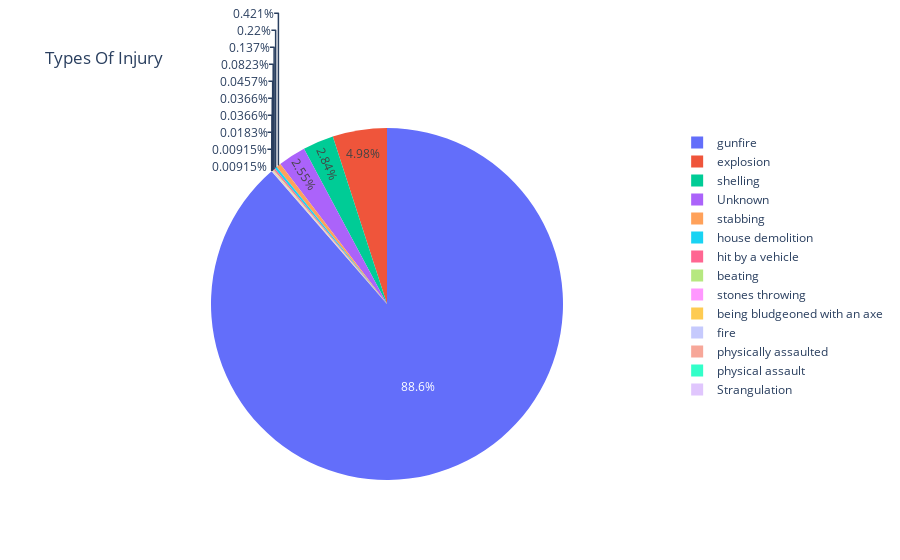

Source (notebook cell):
### Code cell
px.pie(names=df.type_of_injury.value_counts().index,values=df.type_of_injury.value_counts().values,title='Types Of Injury ')

### Figure 1 — Plotly figure (JSON) as saved in the notebook; plotly's stock layout.template omitted (floating-point values rounded to 4 significant figures)
{"data": [{"domain": {"x": [0, 1], "y": [0, 1]}, "hovertemplate": "label=%{label}<br>value=%{value}<extra></extra>", "labels": ["gunfire", "explosion", "shelling", "Unknown", "stabbing", "house demolition", "hit by a vehicle", "beating", "stones throwing", "being bludgeoned with an axe", "fire", "physically assaulted", "physical assault", "Strangulation"], "legendgroup": "", "name": "", "showlegend": true, "type": "pie", "values": [9688, 545, 310, 279, 46, 24, 15, 9, 5, 4, 4, 2, 1, 1]}], "layout": {"legend": {"tracegroupgap": 0}, "title": {"text": "Types Of Injury "}}}
